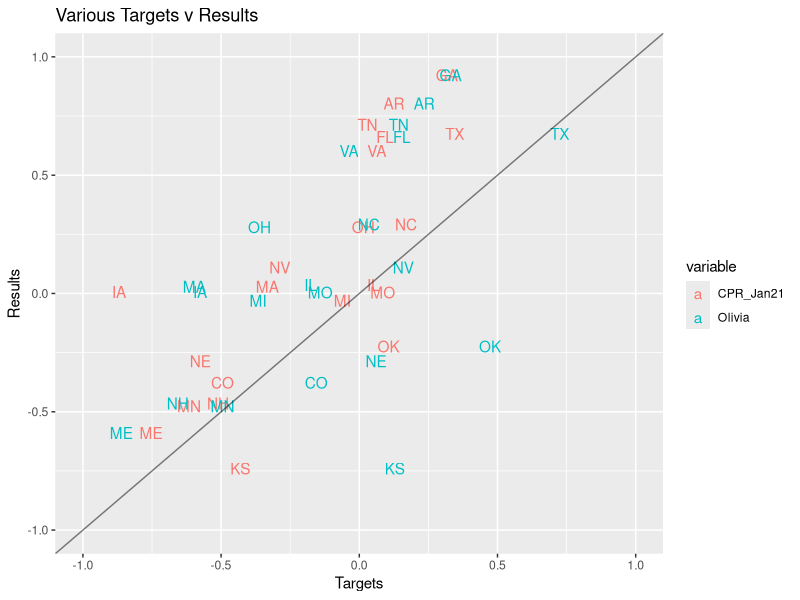

Reproduce this figure in R.
## ---- chunk 1
require(ggplot2)
require(reshape2)
## ---- chunk 2
targets <- read.csv("2016-dem-primary-targets.csv")
results <- read.csv("2016-dem-primary.csv")

state_targets <- data.frame(state = state.abb[match(targets$state, state.name)],
                     CPR_Jan21 = targets$CPR_Clinton_target,
                     Olivia = targets$my_Clinton_target,
                     results = log(results$Clinton_popular_vote/results$Sanders_popular_vote))
state_targets <- melt(state_targets, id.vars = c("state", "results"))

plot <- ggplot(state_targets, aes(x = value, y = results, color=variable) ) +
  geom_text( aes(label=state) ) +
  #scale_size_continuous(range = c(2,7), limits = c(14,475)) +
  labs(title = "Various Targets v Results", x = "Targets", y = "Results", size = "Total delegates") +
  geom_abline(intercept = 0, slope=1, alpha = 0.5) +
  xlim(-1,1) + ylim(-1,1)
plot
